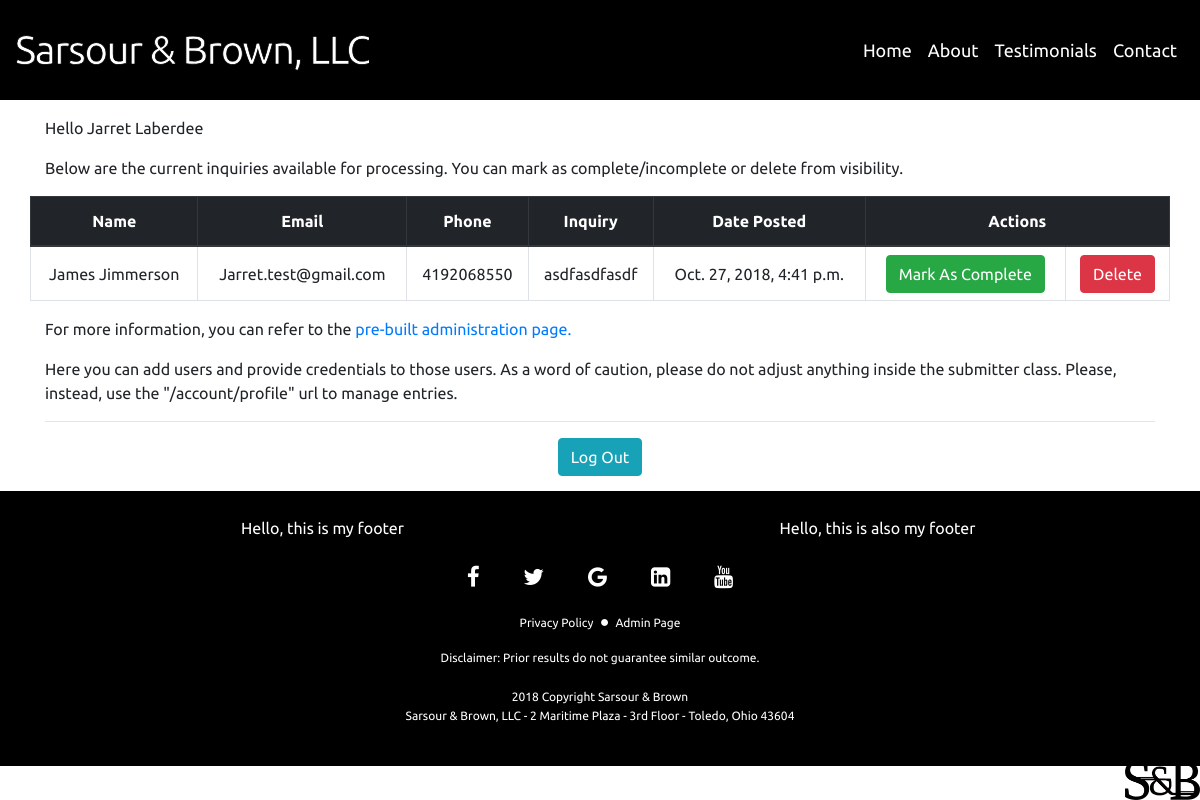
Page /account/profile/ (signed in) on the earlier database version.
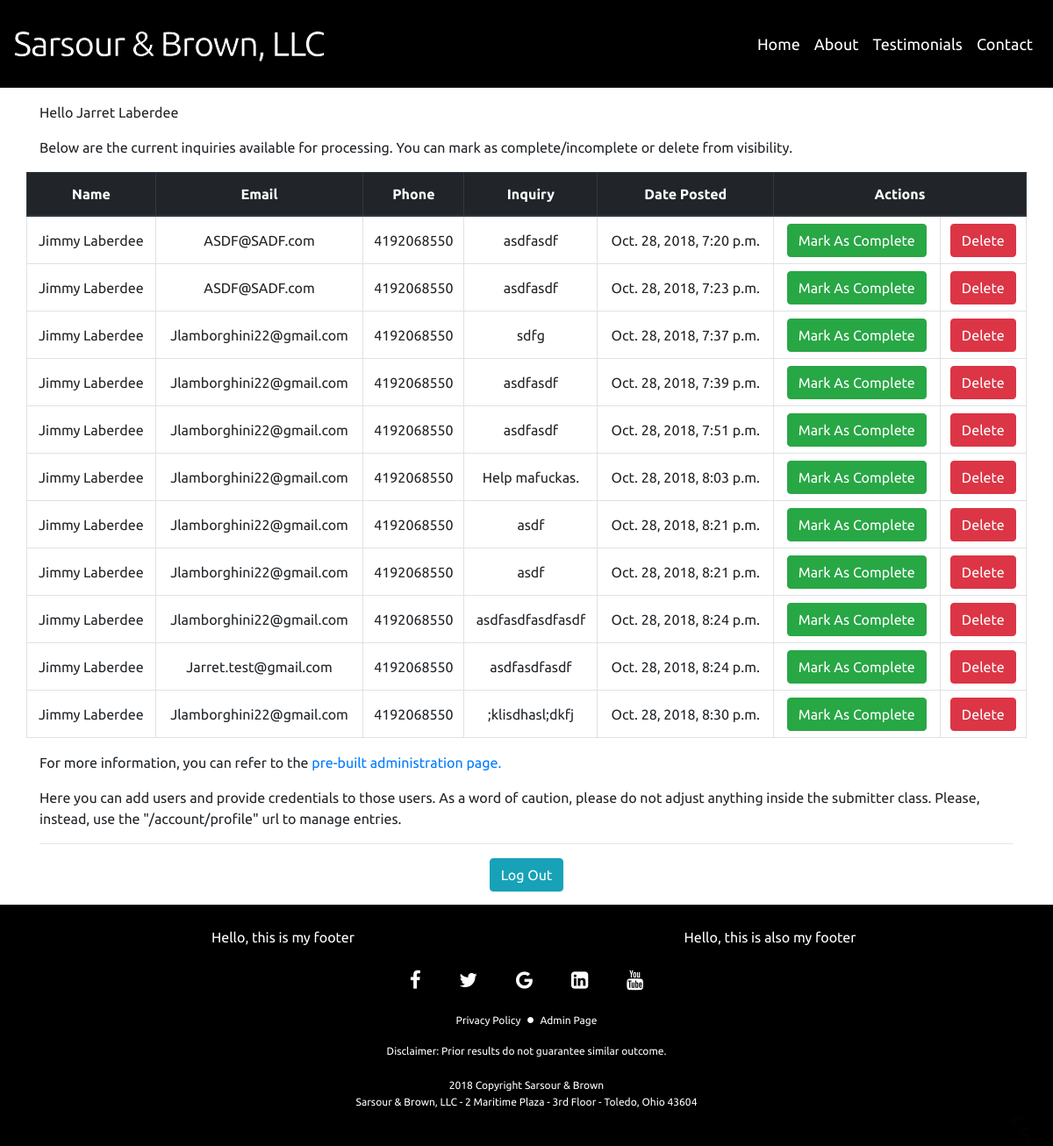
Same page on the later database version.
### home/models.py (models this page shows, shortened)
class Submitter(models.Model):
    first_name = models.CharField(max_length=100)
    last_name = models.CharField(max_length=100, default="Doe")
    email = models.EmailField(max_length=100)
    phone_regex = RegexValidator(regex=r'^\+?1?\d{9,15}$', message="Format: 9999999999")
    phone_number = models.CharField(validators=[phone_regex], max_length=17, blank=True, default="0000000000")
    body = models.CharField(max_length=250)
    date_submitted = models.DateTimeField(default=timezone.now)
    completed = models.BooleanField(default=False)

### home/views.py (the view)
# urls.py: path('account/profile/', views.profile, name="profile-page"),
def profile(request):
    if not request.user.is_authenticated:
        return redirect('login')
    else:
        all_entries = Submitter.objects.all
        context = {'user': request.user, 'first_name': request.user.first_name, 'last_name': request.user.last_name, 'all_entries': all_entries}
        return render(request, 'home/profile.html', context)

### home/templates/home/profile.html
{% extends 'home/base.html' %}3
{% block admin_profile %}
<div class="container">
    <p id="profile_user_greeting">Hello {{ first_name }} {{ last_name }}</p>
</div>
{% if all_entries %}
<div class="container">
    <p id="profile_entries_table_div_paragraph">Below are the current inquiries available for processing. You can mark
        as complete/incomplete or delete from visibility.</p>
</div>
<div class="container" id="profile_entries_table_div">
    <table class="table table-bordered" id="profile_entries_table_table">
        <thead class="thead-dark">
            <tr id="profile_entries_table_tr">
                <th scope="col">Name</th>
                <th scope="col">Email</th>
                <th scope="col">Phone</th>
                <th scope="col">Inquiry</th>
                <th scope="col">Date Posted</th>
                <th colspan="2">Actions</th>
            </tr>
        </thead>
        {% for entry in all_entries %}
        {% if entry.completed %}
        <tr class="profile_entries_table_tr" id="profile_entries_table_tr_completed">
            <td>{{ entry.first_name }} {{ entry.last_name }}</td>
            <td>{{ entry.email }}></a></td>
            <td>{{ entry.phone_number }}</td>
            <td>{{ entry.body }}</td>
            <td>{{ entry.date_submitted }}</td>
            <td>
                <a class="btn btn-warning" href="{% url 'uncomplete_entry' entry.id %}">Mark As Incomplete</a>
            </td>
            <td>
                <a id="profile_entries_delete_button" class="btn btn-danger" href="{% url 'delete_entry' entry.id %}">Delete</a>
            </td>
        </tr>
        {% else %}
        <tr class="profile_entries_table_tr">
            <td>{{ entry.first_name }} {{ entry.last_name }}</td>
            <td>{{ entry.email }}</td>
            <td>{{ entry.phone_number }}</td>
            <td>{{ entry.body }}</td>
            <td>{{ entry.date_submitted }}</td>
            <td>
                <a class="btn btn-success" href="{% url 'complete_entry' entry.id %}">Mark As Complete</a>
            </td>
            <td>
                <a id="profile_entries_delete_button" class="btn btn-danger" href="{% url 'delete_entry' entry.id %}">Delete</a>
            </td>
        </tr>
        {% endif %}
        {% endfor %}
    </table>
    {% else %}
    <h1>There are currently no entries in the Database</h1>
    {% endif %}
</div>
<div class="container">
    <p>For more information, you can refer to the <a href="{% url 'admin:index' %}"> pre-built administration page.</a></p>
    <p>Here you can add users and provide credentials to those users. As a word of caution, please do not adjust
        anything inside the submitter class. Please, instead, use the "/account/profile" url to manage entries.</p>
    <hr>
</div>
<div class="container" id="profile_entries_logout_button_div">
    <a class="btn btn-info" href="{% url 'logout' %}">Log Out</a>
</div>
{% endblock %}

### home/templates/home/base.html (shortened to what this page needs)
{% load static %}
<!DOCTYPE html>
<html lang="en">
<head>
  <link rel="stylesheet" href="{% static 'styles.css' %}" type="text/css" />
  <link rel="stylesheet" href="{% static 'validation_failure_modal.css' %}" type="text/css" />
  <link rel="stylesheet" href="https://stackpath.bootstrapcdn.com/bootstrap/4.1.3/css/bootstrap.min.css"
>
  <link rel="stylesheet" href="https://cdnjs.cloudflare.com/ajax/libs/font-awesome/4.7.0/css/font-awesome.min.css">
</head>
<body>
  <nav class="navbar navbar-expand-sm" id="main-navbar">
    <a class="navbar-brand" id="sarsour_and_brown_nav_text">Sarsour &amp Brown, LLC</a>
    <div class="collapse navbar-collapse" id="navbarMenu">
      <ul class="navbar-nav ml-auto">
        <li class="nav-item">
          <a href="{% url 'home-page' %}" class="nav-link">Home</a>
        </li>
        <li class="nav-item">
          <a href="{% url 'about-page' %}" class="nav-link">About</a>
        </li>
        <li class="nav-item">
          <a href="{% url 'testimonials-page' %}" class="nav-link">Testimonials</a>
        </li>
        <li class="nav-item">
          <a href="{% url 'contact-page' %}" class="nav-link">Contact</a>
        </li>
      </ul>
    </div>
  </nav>
  {% block admin_profile %}{% endblock %}
  <footer id="footer-main">
    <div class="container" id="main_footer_container">
      <div class="container" id="footer-div">
        <div class="row">
          <div class="col">
            <p>Hello, this is my footer</p>
          </div>
          <div class="col">
            <p>Hello, this is also my footer</p>
          </div>
        </div>
      </div>
      <div class="container">
        <div class="row">
          <div class="col" id="social-media-links-div">
            <div class="flex-center" id="social-media-links">
              <a href="https://www.facebook.com/SarsourAndBrown/" class="fa fa-facebook" id="footer_fb_icon" target="_blank"></a>
              <a href="#" class="fa fa-twitter" id="footer_twitter_icon"></a>
              <a href="#" class="fa fa-google" id="footer_google_plus_icon"></a>
              <a href="#" class="fa fa-linkedin-square" id="footer_linkedin_icon"></a>
              <a href="#" class="fa fa-youtube" id="footer_youtube_icon"></a>
            </div>
          </div>
        </div>
      </div>
      <div class="container" id="footer_supplemental_link_container">
        <div class="col">
          <a href="{% url 'privacy_policy' %}" id="footer_privacy_policy_link">Privacy Policy</a>
          <p>&#9679;</p>
          <a href="{% url 'profile-page' %}" id="footer_admin_login_link">Admin Page</a>
        </div>
      </div>
      <div class="container" id="footer_disclaimer_container">
        <div class="col">
          <p id="footer_disclaimer_paragraph">Disclaimer: Prior results do not guarantee similar outcome.</p>
        </div>
      </div>
      <div class="container">
        <div class="footer-copyright text-center">
          <a href="https://opencorporates.com/companies/us_oh/4100703" id="footer_llc_info_link" target="_blank">2018
            Copyright Sarsour
            &amp Brown</a>
        </div>
        <div class="footer-copyright text-center">
          <p id="footer_address_paragraph">Sarsour &amp Brown, LLC - 2 Maritime Plaza - 3rd Floor - Toledo, Ohio
            43604</p>
        </div>
      </div>
      <div id="logo-lower-right-hand-corner">
        <img id="sarsour_and_brown_logo_footer" src="static/SB_Logo_Black.png" />
      </div>
    </div>
  </footer>
</body>
</html>

### static/styles.css (style rules this page uses)
head, body, nav, footer, div, table { font-family: "Ubuntu", sans-serif; }
nav#main-navbar { background-color: black; padding-top: 25px; padding-bottom: 25px; }
a#sarsour_and_brown_nav_text.navbar-brand { font-size: 40px; overflow: hidden; }
ul.navbar-nav.ml-auto li.nav-item a.nav-link { color: white; }
nav.navbar.navbar-expand-sm a.navbar-brand { letter-spacing: -1.5px; font-size: 40px; color: rgb(255, 255, 255); -webkit-text-stroke-width: 0.75px; -webkit-text-stroke-color: black; }
nav.navbar#main-navbar { padding: 15px; display: flex; }
ul.navbar-nav.ml-auto li.nav-item { font-size: 18px; }
div#logo-lower-right-hand-corner { position: absolute; width: 100%; right: 0; bottom: 0; }
footer#footer-main { padding-top: 25px; padding-bottom: 25px; background-color: black; color: white; text-align: center; }
div#social-media-links a { color: white; font-size: 22.5px; text-decoration: none; padding-top: 10px; padding-bottom: 10px; padding-left: 20px; padding-right: 20px; margin-bottom: 10px; transition: 0.25s; }
p#footer_address_paragraph, a#footer_llc_info_link, a#footer_privacy_policy_link, a#footer_admin_login_link, p#footer_disclaimer_paragraph { font-size: 0.75rem; text-decoration: none; color: white; }
div#footer_supplemental_link_container.container { margin: 0 auto; display: inline-block; }
div#footer_supplemental_link_container.container p { display: inline-block; padding-left: 2.5px; padding-right: 2.5px; }
img#sarsour_and_brown_logo_footer { position: absolute; bottom: 0; right: 0; width: 75px; }
p#profile_user_greeting { margin-top: 16px; }
div#profile_entries_table_div.container { width: 100%; max-width: 95%; margin: 0 auto; padding: 0px; }
table#profile_entries_table_table thead, table#profile_entries_table_table tr, table#profile_entries_table_table td { text-align: center; vertical-align: middle; padding: 7.5px; }
div#profile_entries_logout_button_div { max-width: 100%; margin-top: 15px; margin-bottom: 15px; margin-left: auto; margin-right: auto; text-align: center; }

Differences in the rows shown:
removed Submitter: first_name "James", last_name "Jimmerson", email "Jarret.test@gmail.com", phone_number "4192068550", body "asdfasdfasdf", date_submitted "Oct. 27, 2018, 4:41 p.m."
added Submitter: first_name "Jimmy", last_name "Laberdee", email "ASDF@SADF.com", phone_number "4192068550", body "asdfasdf", date_submitted "Oct. 28, 2018, 7:20 p.m."
added Submitter: first_name "Jimmy", last_name "Laberdee", email "ASDF@SADF.com", phone_number "4192068550", body "asdfasdf", date_submitted "Oct. 28, 2018, 7:23 p.m."
added Submitter: first_name "Jimmy", last_name "Laberdee", email "Jlamborghini22@gmail.com", phone_number "4192068550", body "sdfg", date_submitted "Oct. 28, 2018, 7:37 p.m."
added Submitter: first_name "Jimmy", last_name "Laberdee", email "Jlamborghini22@gmail.com", phone_number "4192068550", body "asdfasdf", date_submitted "Oct. 28, 2018, 7:39 p.m."
added Submitter: first_name "Jimmy", last_name "Laberdee", email "Jlamborghini22@gmail.com", phone_number "4192068550", body "asdfasdf", date_submitted "Oct. 28, 2018, 7:51 p.m."
added Submitter: first_name "Jimmy", last_name "Laberdee", email "Jlamborghini22@gmail.com", phone_number "4192068550", body "Help mafuckas.", date_submitted "Oct. 28, 2018, 8:03 p.m."
added Submitter: first_name "Jimmy", last_name "Laberdee", email "Jlamborghini22@gmail.com", phone_number "4192068550", body "asdf", date_submitted "Oct. 28, 2018, 8:21 p.m."
added Submitter: first_name "Jimmy", last_name "Laberdee", email "Jlamborghini22@gmail.com", phone_number "4192068550", body "asdf", date_submitted "Oct. 28, 2018, 8:21 p.m."
added Submitter: first_name "Jimmy", last_name "Laberdee", email "Jlamborghini22@gmail.com", phone_number "4192068550", body "asdfasdfasdfasdf", date_submitted "Oct. 28, 2018, 8:24 p.m."
added Submitter: first_name "Jimmy", last_name "Laberdee", email "Jarret.test@gmail.com", phone_number "4192068550", body "asdfasdfasdf", date_submitted "Oct. 28, 2018, 8:24 p.m."
added Submitter: first_name "Jimmy", last_name "Laberdee", email "Jlamborghini22@gmail.com", phone_number "4192068550", body ";klisdhasl;dkfj", date_submitted "Oct. 28, 2018, 8:30 p.m."
